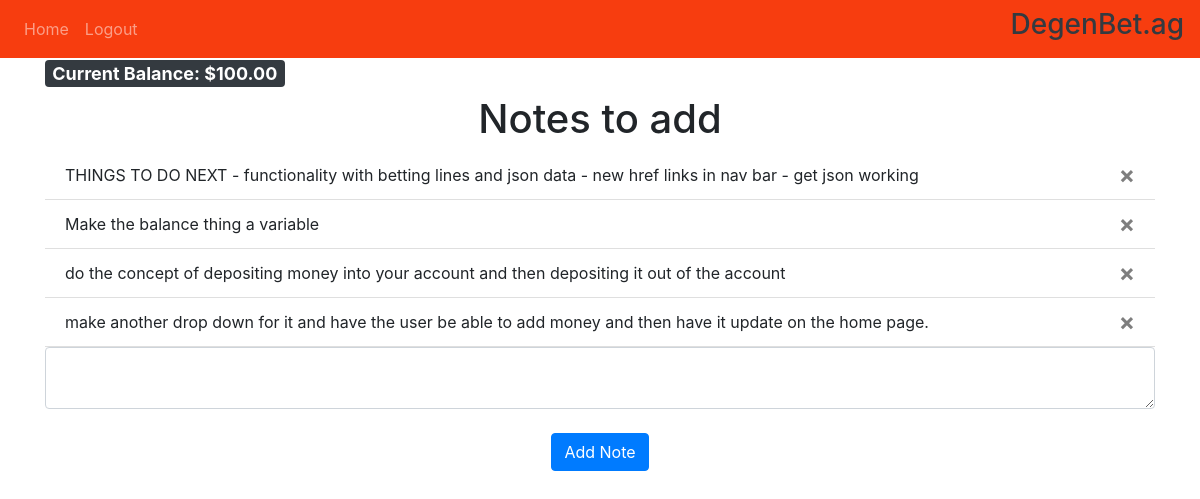
The app's page / (signed in) with its own data.
### website/models.py (models this page shows)
class Note(db.Model):
    id = db.Column(db.Integer, primary_key=True)
    data = db.Column(db.String(10000))
    date = db.Column(db.DateTime(timezone=True), default=func.now())
    user_id = db.Column(db.Integer, db.ForeignKey('user.id'))

### website/views.py (the view, shortened to what this page needs)
@views.route('/', methods=['GET', 'POST'])
@login_required
def home():
    return render_template("home.html", user=current_user)

### website/__init__.py (called while the page is built)
def create_app():
    app = Flask(__name__)
    app.config['SECRET_KEY'] = 'hjshjhdjah kjshkjdhjs'
    app.config['SQLALCHEMY_DATABASE_URI'] = f'sqlite:///{DB_NAME}'
    db.init_app(app)
    from .views import views
    from .auth import auth
    app.register_blueprint(views, url_prefix='/')
    app.register_blueprint(auth, url_prefix='/')
    from .models import User, Note
    with app.app_context():
        db.create_all()
    login_manager = LoginManager()
    login_manager.login_view = 'auth.login'
    login_manager.init_app(app)
    @login_manager.user_loader
    def load_user(id):
        return User.query.get(int(id))
    return app

### website/templates/home.html
{% extends "base.html" %} {% block title %}Home{% endblock %} {% block content
  %}
  <h4 class= "align-text-bottom">
    <span class="badge badge-dark">
        Current Balance: $100.00
    </span>
  </h4>
  <h1 class = "text-center">Notes to add</h1>
  <ul class="list-group list-group-flush" id="notes">
    {% for note in user.notes %}
    <li class="list-group-item">
      {{ note.data }}
      <button type="button" class="close" onClick="deleteNote({{ note.id }})">
        <span aria-hidden="true">&times;</span>
      </button>
    </li>
    {% endfor %}
  </ul>
  <form method="POST">
    <textarea name="note" id="note" class="form-control"></textarea>
    <br />
    <div class = "text-center">
      <button type="submit" class="btn btn-primary">Add Note</button>
    </div>
  </form>
  {% endblock %}

### website/templates/base.html (shortened to what this page needs)
<!DOCTYPE html>
<html>
  <head>
    <link
      rel="stylesheet"
      href="https://stackpath.bootstrapcdn.com/bootstrap/4.4.1/css/bootstrap.min.css"
    />
    <link
      rel="stylesheet"
      href="https://stackpath.bootstrapcdn.com/font-awesome/4.7.0/css/font-awesome.min.css"
    />
  </head>
  <body>
    <nav class="navbar navbar-expand-lg navbar-dark" style="background-color: #f73d0f;">
      <div class="collapse navbar-collapse" id="navbar">
        <div class="navbar-nav">
          {% if user.is_authenticated %}
          <a class="nav-item nav-link" id="home" href="/">Home</a>
          <a class="nav-item nav-link" id="logout" href="/logout">Logout</a>
          {% else %}
          <a class="nav-item nav-link" id="login" href="/login">Login</a>
          <a class="nav-item nav-link" id="signUp" href="/sign-up">Sign Up</a>
          {% endif %}
        </div>
      </div>
      <h3 class="text-dark" class="font-weight-bold"  class="navbar-text"  >
       DegenBet.ag
      </h3>
    </nav>
    <div class="container">{% block content %} {% endblock %}</div>
  </body>
</html>

### records on screen
Note: data "THINGS TO DO NEXT - functionality with betting lines and json data - new href links in nav bar - get json working"
Note: data "Make the balance thing a variable"
Note: data "do the concept of depositing money into your account and then depositing it out of the account"
Note: data "make another drop down for it and have the user be able to add money and then have it update on the home page."
